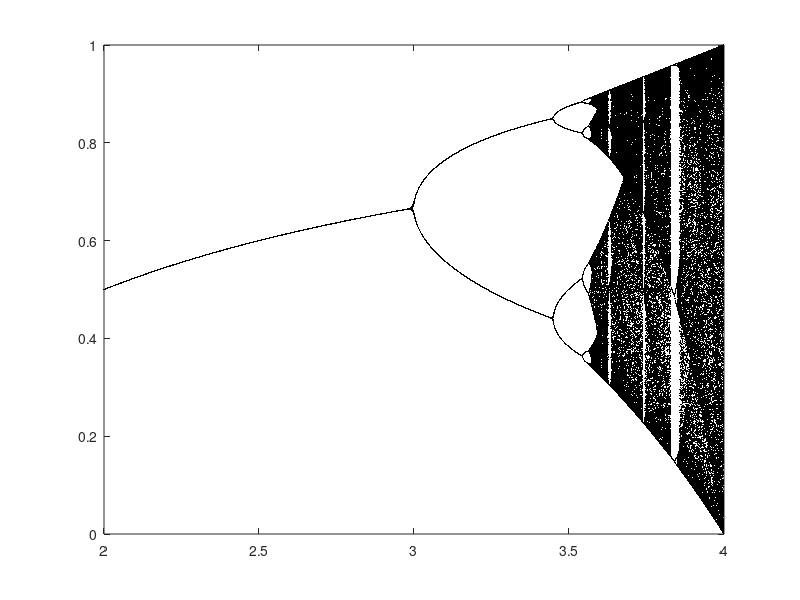

MATLAB code to generate this figure:
% Logistics Map 
%       Classic chaos example. Plots semi-stable values of
%       x(n+1) = r*x(n)*(1-x(n)) as r increases to 4.

clear
scale = 10000; % determines the level of rounding
maxpoints = 200; % determines maximum values to plot
N = 3000; % number of "r" values to simulate
a = 2.0; % starting value of "r"
b = 4; % final value of "r"... anything higher diverges.
rs = linspace(a,b,N); % vector of "r" values
M = 500; % number of iterations of logistics equation

% Loop through the "r" values
for j = 1:length(rs)
    
    r=rs(j); % get current "r"
    x=zeros(M,1); % allocate memory
    x(1) = 0.5; % initial condition (can be anything from 0 to 1)
    
    for i = 2:M, % iterate
        x(i) = r*x(i-1)*(1-x(i-1));
    end
    % only save those unique, semi-stable values
    out{j} = unique(round(scale*x(end-maxpoints:end)));
end

% Rearrange cell array into a large n-by-2 vector for plotting
data = [];
for k = 1:length(rs)
    n = length(out{k});
    data = [data;  rs(k)*ones(n,1),out{k}];
end

% Plot the data
figure(97);clf
h=plot(data(:,1),data(:,2)/scale,'k.');
set(h,'markersize',1)
set(gcf,'color','white')